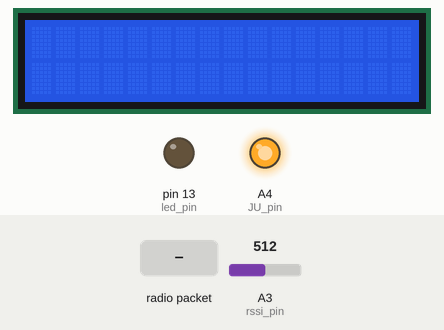
Bench run of a sketch on a simulated Arduino Nano, built with avr-gcc and run on an emulated ATmega328P. Parts: 16×2 character LCD, output pins drawn as LEDs (lit = HIGH). Inputs (shaded band) come from the test bench; at power-on: A3 (rssi_pin) = 512. No radio packets arrive unless stated.

Above: at 1.2 s.
1.3 s: radio packet "1" arrives
At 2.2 s:
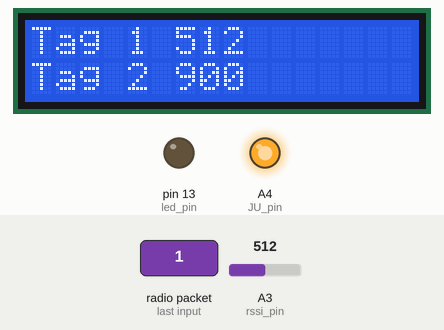
2.8 s: radio packet "2" arrives
At 3.4 s:
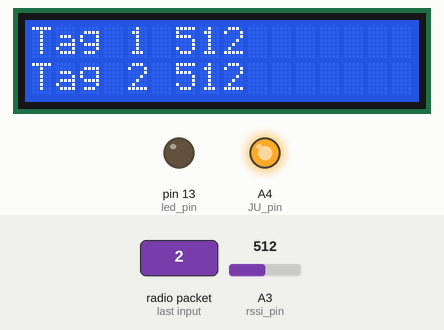
Timing chart, 0 to 5.8 s (numbered marks = the images above; inputs shaded):
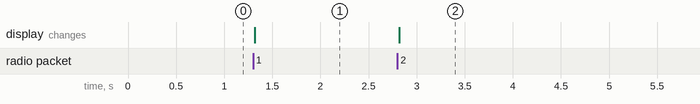

The sketch:

recepteur2_highest.ino
```cpp
// (licence header left out)
#include <VirtualWire.h>
#include <Wire.h>
#include <LiquidCrystal_I2C.h>

LiquidCrystal_I2C lcd(0x3f,16,2);  // set the LCD address to 0x27 for a 16 chars and 2 line display


const int led_pin = 13;
//const int transmit_pin = 12;
const int receive_pin = 11;
const int rssi_pin = A3 ;
const int transmit_en_pin = 3;
const int JU_pin = A4 ;
const int GD_pin = A7 ;

long rssi_score_1 = 900 ;
long rssi_score_2 = 900 ;
unsigned long refeshRssi ;

int sz = 10 ;
int rssi[10] ;

int rssiIndex ;
long rssiTotal ;
int highest ;

void setup()
{
    //delay(1000);
    //Serial.begin(9600);	// Debugging only
    //Serial.begin(115200);  // Debugging only
    //Serial.println("recept test rssi");

    // Initialise the IO and ISR
    //vw_set_tx_pin(transmit_pin);
    vw_set_rx_pin(receive_pin);
    vw_set_ptt_pin(transmit_en_pin);
    vw_set_ptt_inverted(true); // Required for DR3100
    vw_setup(2000);	 // Bits per sec

    //pinMode(A1, INPUT);
    vw_rx_start();       // Start the receiver PLL running

    pinMode(led_pin, OUTPUT);
    pinMode(GD_pin, OUTPUT); digitalWrite(GD_pin, LOW);
    pinMode(JU_pin, OUTPUT); digitalWrite(JU_pin, HIGH);
    pinMode(rssi_pin, INPUT);
    pinMode(receive_pin, INPUT);

    lcd.init();                      // initialize the lcd
    lcd.backlight();
}

void loop()
{
    uint8_t buf[VW_MAX_MESSAGE_LEN];
    uint8_t buflen = VW_MAX_MESSAGE_LEN;


if (rssi[rssiIndex] != analogRead(rssi_pin) ){
      rssi[rssiIndex] = analogRead(rssi_pin);

//Serial.print(" ") ;
      rssiIndex++ ;
}
      if (rssiIndex >= sz) {rssiIndex = 0; }

//Serial.println(rssi[rssiIndex]) ;

    if (vw_get_message(buf, &buflen)) // Non-blocking
    {
highest = 0 ;

  for (int i=0 ; i<sz ; i++)  {
      //Serial.print(rssi[i]);  Serial.print(" ");

      if (rssi[i] > highest) {highest = rssi[i] ;}

      }
      //Serial.println();

    //rssiTotal /= sz ;
    //Serial.println(rssiTotal) ;
    //Serial.println();


    if(buf[0] == 49) {
      rssi_score_1 = highest ;
      //Serial.print("Tag 1 ");       Serial.println(rssi_score_1);

      //Serial.println(0);
      }


    if(buf[0] == 50) {
      rssi_score_2 = highest ;
      //Serial.print("Tag 2 ");       Serial.println(rssi_score_2);

      //Serial.println(1200);
    }
//Serial.print(rssi_score_1);Serial.print(" ");Serial.print(rssi_score_2);Serial.println();
 rssiTotal=0;

   lcd.setCursor(0, 0);
  lcd.print("Tag 1 ");
  lcd.print(rssi_score_1);
  lcd.setCursor(0, 1);
  lcd.print("Tag 2 ");
  lcd.print(rssi_score_2);
    }

//Serial.println();

/*
Serial.print(rssi[rssiIndex]) ;
Serial.print(" ") ;
Serial.print(rssi_score_1);Serial.print(" ");Serial.print(rssi_score_2);Serial.println();
*/


}
```

Measured:
- after the input at 1.3 s, the display: changes at once (image 1)
- after the input at 2.8 s, the display: changes at once (image 2)
